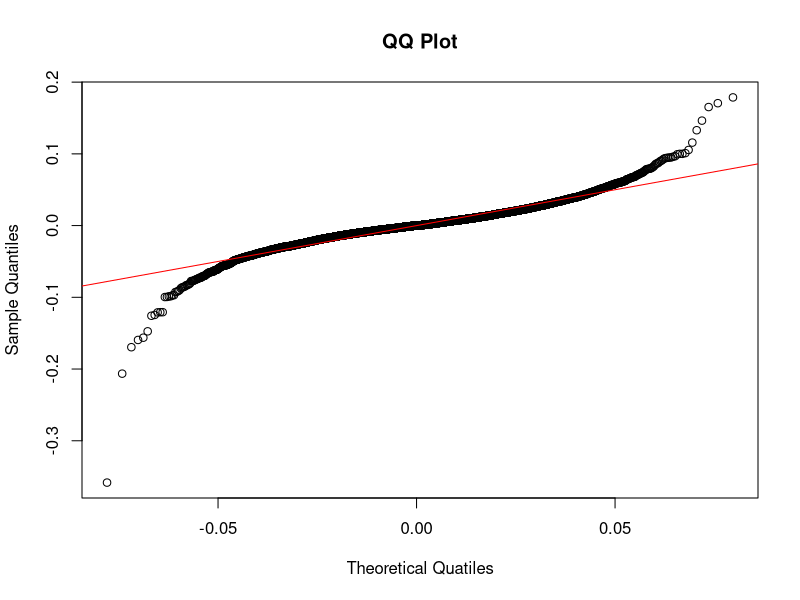

The R script that drew this image:
if(!require(tidyverse)) { install.packages("tidyverse") }
library(tidyverse)

msft <- read.csv("MSFT.csv") %>%
    mutate(Tmr = lead(Close),
        R = log(Tmr/Close)) %>% slice(-length(R))

# a)
r_bar = msft %>% summarise(mean = mean(R)) %>% .$mean
r_bar # 0.000869503
r_var = msft %>% summarise(var = var(R)) %>% .$var
r_var # 0.0004519334

# b)
data <- msft %>% arrange(R) %>% 
    select(R) %>% 
    mutate(p = (1:length(R))/(length(R) + 1),
        z = qnorm(p), p_t = mean(R) + z*sd(R))

plot(data$p_t, data$R, 
    main = "QQ Plot",
    ylab='Sample Quantiles',
    xlab='Theoretical Quatiles')
abline(a = 0, b=1, col='red')

# c)
# r_i does not follow a normal distribution since the data
# is more likely to take on extremely large or extremely
# small values than standard normal (heavy-tailed distribution)

